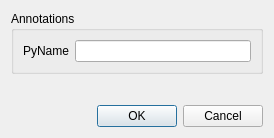
<?xml version="1.0" encoding="UTF-8"?>
<ui version="4.0">
 <class>EnumValuePropertiesBase</class>
 <widget class="QDialog" name="EnumValuePropertiesBase">
  <property name="geometry">
   <rect>
    <x>0</x>
    <y>0</y>
    <width>274</width>
    <height>138</height>
   </rect>
  </property>
  <property name="windowTitle">
   <string>Enum Member Properties</string>
  </property>
  <layout class="QVBoxLayout" name="verticalLayout">
   <item>
    <widget class="QGroupBox" name="groupBox">
     <property name="title">
      <string>Annotations</string>
     </property>
     <layout class="QFormLayout" name="formLayout">
      <item row="0" column="0">
       <widget class="QLabel" name="label">
        <property name="text">
         <string>PyName</string>
        </property>
       </widget>
      </item>
      <item row="0" column="1">
       <widget class="QLineEdit" name="pyName"/>
      </item>
     </layout>
    </widget>
   </item>
   <item>
    <spacer name="verticalSpacer">
     <property name="orientation">
      <enum>Qt::Vertical</enum>
     </property>
     <property name="sizeHint" stdset="0">
      <size>
       <width>20</width>
       <height>3</height>
      </size>
     </property>
    </spacer>
   </item>
   <item>
    <widget class="QDialogButtonBox" name="buttonBox">
     <property name="orientation">
      <enum>Qt::Horizontal</enum>
     </property>
     <property name="standardButtons">
      <set>QDialogButtonBox::Cancel|QDialogButtonBox::Ok</set>
     </property>
    </widget>
   </item>
  </layout>
 </widget>
 <tabstops>
  <tabstop>pyName</tabstop>
  <tabstop>buttonBox</tabstop>
 </tabstops>
 <resources/>
 <connections>
  <connection>
   <sender>buttonBox</sender>
   <signal>accepted()</signal>
   <receiver>EnumValuePropertiesBase</receiver>
   <slot>accept()</slot>
   <hints>
    <hint type="sourcelabel">
     <x>248</x>
     <y>254</y>
    </hint>
    <hint type="destinationlabel">
     <x>157</x>
     <y>274</y>
    </hint>
   </hints>
  </connection>
  <connection>
   <sender>buttonBox</sender>
   <signal>rejected()</signal>
   <receiver>EnumValuePropertiesBase</receiver>
   <slot>reject()</slot>
   <hints>
    <hint type="sourcelabel">
     <x>316</x>
     <y>260</y>
    </hint>
    <hint type="destinationlabel">
     <x>286</x>
     <y>274</y>
    </hint>
   </hints>
  </connection>
 </connections>
</ui>
